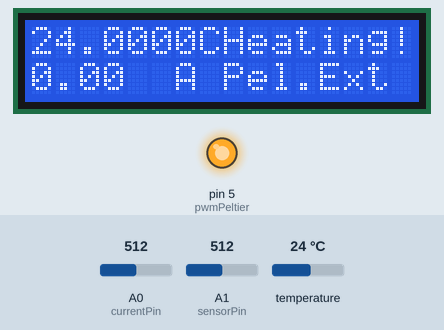
A sketch run on a simulated Arduino Uno, built with avr-gcc and run on an emulated ATmega328P. Shown: 16×2 character LCD, output pins drawn as LEDs (lit = HIGH). The test bench sets the inputs (shaded band); at power-on: temperature 24 °C, A0 (currentPin) = 512, A1 (sensorPin) = 512. What the sketch prints to the serial monitor is not drawn.

Above: at 1.2 s.
1.3 s: temperature set to 12 °C
At 3.7 s:
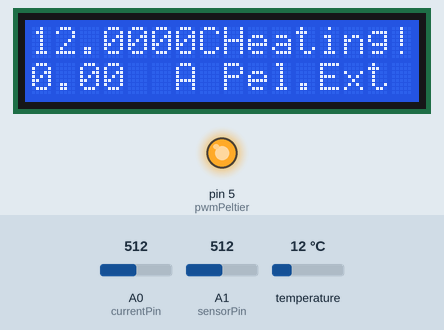
4.1 s: A0 (currentPin) set to 716
At 5.0 s:
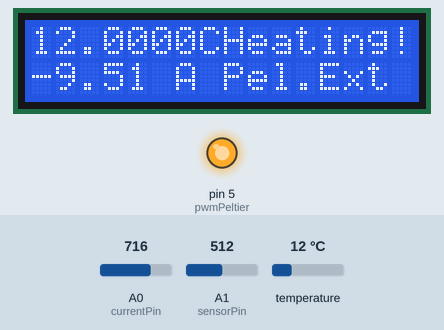
5.9 s: temperature set to 19 °C
At 7.4 s:
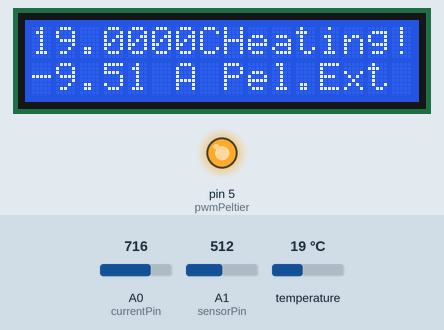
7.7 s: A0 (currentPin) set to 900
At 8.8 s:
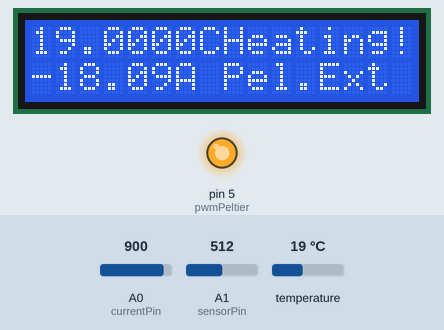
9.5 s: temperature set to 28 °C
At 11.0 s:
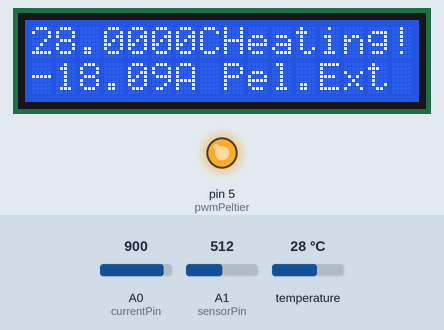
11.3 s: A0 (currentPin) set to 1023
At 12.6 s:
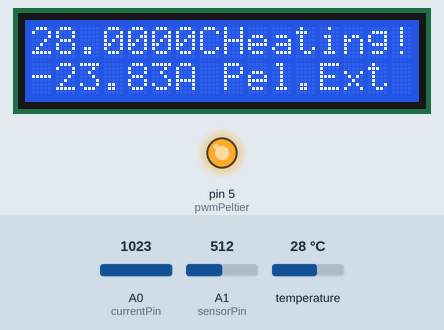
Timing chart, 0 to 14.1 s (numbered marks = the images above; inputs shaded):
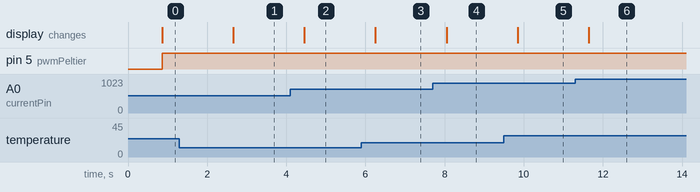

The sketch:

0.0.1.ino
```cpp
/************************************/
/****This code is DEBUG**************/
/***This is not a release version****/
/***Please don't use it in release***/
/************************************/
/*****Juan Blanc****TECSCI 2019******/
/************************************/


#include <Wire.h>
#include <LiquidCrystal_I2C.h>
#include <OneWire.h>
#include <DallasTemperature.h>

byte heat1[8] = {
  0b00101,
  0b00000,
  0b01010,
  0b10000,
  0b00100,
  0b00001,
  0b00100,
  0b10000
};
byte heat2[8] = {
  0b01101,
  0b10000,
  0b00110,
  0b00000,
  0b01001,
  0b10100,
  0b00000,
  0b01010
};
int sensorPin = 1 ;
int currentPin = 0 ;
/* Control part  */

int peltierA = 4 ;  //DIGITAL
int peltierB = 7 ;  //DIGITAL
int enablePeltier = 6 ; //DIGITAL
int pwmPeltier = 5 ;  //DIGITAL


LiquidCrystal_I2C lcd(0x27,16,2);

double kp = 2;
double ki = 5;
double kd = 1;
const int pinDatosDQ = 9;

OneWire oneWire(9);

// declare as sensor referenec by passing oneWire reference to Dallas Temperature.
DallasTemperature sensors(&oneWire);

// declare your device address
// YOUR ADDRESS GOES HERE!!!!
DeviceAddress tempSensor = {0x28, 0xA5, 0x84, 0x01, 0x09, 0x00, 0x00, 0x7C};

// A Variable to hold the temperature you retrieve
float tempC;

void setup(){
  lcd.init();                      // initialize the lcd
  lcd.backlight();
  //sensorDS18B20.begin();
  Serial.begin(9600);

  //sensorDS18B20.setResolution(tempSensor,11);

  //Serial.println(sensorDS18B20.getResolution(tempSensor));
  sensors.setResolution(tempSensor, 12);
  // confirm that we set that resolution by asking the DS18B20 to repeat it back
  /* this was enable in debug mode */
  //Serial.print("Sensor Resolution: ");
  //Serial.println(sensors.getResolution(tempSensor), DEC);
  //Serial.println();

}

void loop(){
  float current = analogRead(currentPin);
  float sensorValue = analogRead(sensorPin);
  sensors.requestTemperaturesByAddress(tempSensor); // Send the command to get temperatures

  // Get the temperature that you told the sensor to measure
  tempC = sensors.getTempC(tempSensor);
  lcd.setCursor(0,0);
  lcd.print(tempC,4);
 String dataToSend = String(tempC,6);
  Serial.println(dataToSend);
  //Serial.println(tempC,6);
  lcd.setCursor(7,0);
  lcd.print("C");
  lcd.setCursor(0,1);

float mVperAmp = 104.7; // use 100 for 20A Module and 66 for 30A Module
                        // change int for float to get more accurate reading

int RawValue= 0;
int ACSoffset = 2500;
float Voltage = 0; //voltage measuring
float Amps = 0;// Current measuring
 RawValue = analogRead(currentPin);//reading the value from the analog pin
 Voltage = (RawValue / 1024.0) * 5000; // Gets you mV
 Amps = ((Voltage - ACSoffset) / mVperAmp) * (-1);
  lcd.print(Amps);
  lcd.setCursor(6,1);
  lcd.print("A");
float  set_temp = 45.00;
 if (tempC < set_temp){

  lcd.setCursor(8,0);
  lcd.print("Heating!");
  lcd.setCursor(8,1);
  lcd.print("Pel.Ext");
  heatPlease(1);
 }
if (tempC > (set_temp + 0.05) && tempC <= (set_temp + 0.10 )){
  heatPlease(0);
  lcd.setCursor(8,0);
  lcd.print("Good!    ");
  lcd.setCursor(8,1);
  lcd.print("Pel.Stop");
}
 if (tempC > (set_temp + 0.10) ){
  lcd.setCursor(8,0);
  lcd.print("Cooling!");
  lcd.setCursor(8,1);
  lcd.print("Pel");
 // coolPlease(1);

  }
  delay(1000);
}


void heatPlease(bool enable)
{
  digitalWrite(peltierA,HIGH);
  digitalWrite(peltierB,LOW);
  if (enable == 1 || enable == true)
  {
    digitalWrite(enablePeltier,HIGH);
    analogWrite(pwmPeltier,255);
  }
  else
  {
    digitalWrite(enablePeltier,LOW);
    analogWrite(pwmPeltier,0);
  }

}
void coolPlease(bool enable)
{
  digitalWrite(peltierA,LOW);
  digitalWrite(peltierB,HIGH);
  if (enable == 1 || enable == true)
  {
    digitalWrite(enablePeltier,HIGH);
    analogWrite(pwmPeltier,255);
  }
  else
  {
    digitalWrite(enablePeltier,LOW);
    analogWrite(pwmPeltier,0);
  }
}
```

Measured:
- after the input at 1.3 s, the display: changes after 1.4 s (image 1)
- after the input at 4.1 s, the display: changes after 0.36 s (image 2)
- after the input at 5.9 s, the display: changes after 0.35 s (image 3)
- after the input at 7.7 s, the display: changes after 0.35 s (image 4)
- after the input at 9.5 s, the display: changes after 0.35 s (image 5)
- after the input at 11.3 s, the display: changes after 0.35 s (image 6)
